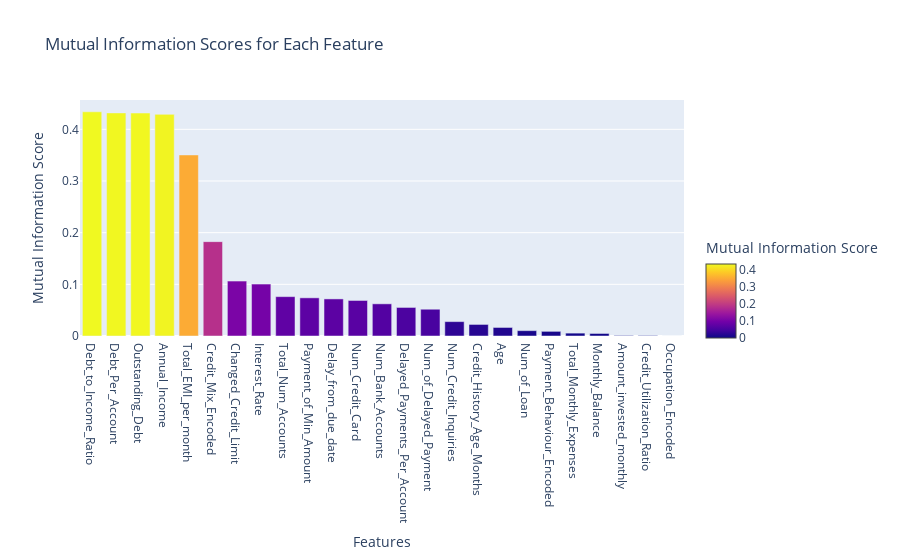

Notebook code cell kept with this figure:
### Code cell
sorted_mi_scores = sorted(zip(X.columns, mi_scores), key=lambda x: x[1], reverse=True)
sorted_columns = [x[0] for x in sorted_mi_scores]
sorted_scores = [x[1] for x in sorted_mi_scores]

colorscale = 'Viridis'  

fig = go.Figure(data=[go.Bar(x=sorted_columns, y=sorted_scores, marker=dict(color=sorted_scores, colorbar=dict(title='Mutual Information Score', len=0.5, y=0.2)))])

fig.update_layout(title='Mutual Information Scores for Each Feature',
                  xaxis_title='Features',
                  yaxis_title='Mutual Information Score')

fig.show()

### Figure 1 — Plotly figure (JSON) as saved in the notebook; plotly's stock layout.template omitted (floating-point values rounded to 4 significant figures)
{"data": [{"marker": {"color": [0.4339, 0.4318, 0.4316, 0.429, 0.3504, 0.1827, 0.1063, 0.1004, 0.07617, 0.07387, 0.07178, 0.06877, 0.06226, 0.05527, 0.05182, 0.02784, 0.02237, 0.01653, 0.01036, 0.009008, 0.005555, 0.004881, 0.0009834, 0.0008941, 0], "colorbar": {"len": 0.5, "title": {"text": "Mutual Information Score"}, "y": 0.2}}, "type": "bar", "x": ["Debt_to_Income_Ratio", "Debt_Per_Account", "Outstanding_Debt", "Annual_Income", "Total_EMI_per_month", "Credit_Mix_Encoded", "Changed_Credit_Limit", "Interest_Rate", "Total_Num_Accounts", "Payment_of_Min_Amount", "Delay_from_due_date", "Num_Credit_Card", "Num_Bank_Accounts", "Delayed_Payments_Per_Account", "Num_of_Delayed_Payment", "Num_Credit_Inquiries", "Credit_History_Age_Months", "Age", "Num_of_Loan", "Payment_Behaviour_Encoded", "Total_Monthly_Expenses", "Monthly_Balance", "Amount_invested_monthly", "Credit_Utilization_Ratio", "Occupation_Encoded"], "y": [0.4339, 0.4318, 0.4316, 0.429, 0.3504, 0.1827, 0.1063, 0.1004, 0.07617, 0.07387, 0.07178, 0.06877, 0.06226, 0.05527, 0.05182, 0.02784, 0.02237, 0.01653, 0.01036, 0.009008, 0.005555, 0.004881, 0.0009834, 0.0008941, 0]}], "layout": {"title": {"text": "Mutual Information Scores for Each Feature"}, "xaxis": {"title": {"text": "Features"}}, "yaxis": {"title": {"text": "Mutual Information Score"}}}}
